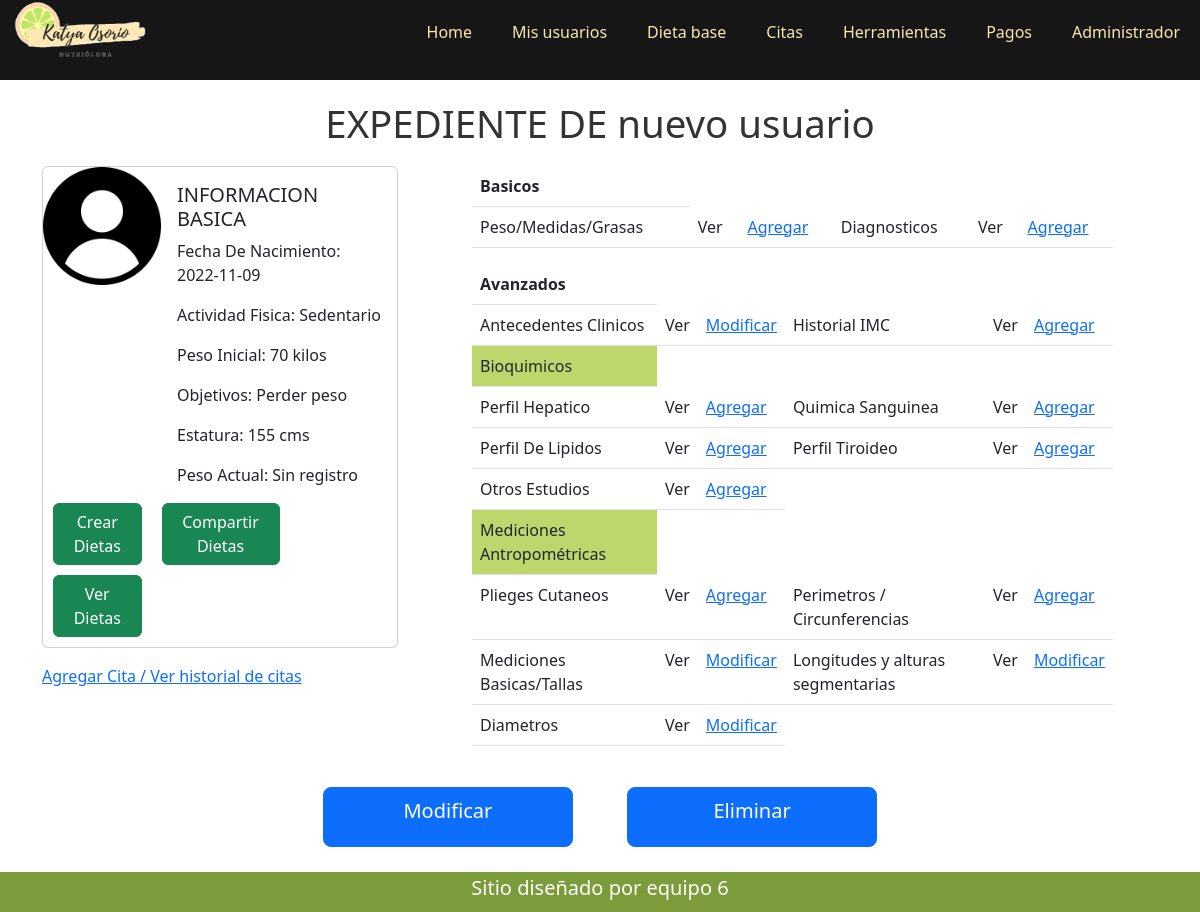
The app's page /admin/Expediente.php?id=4 with its own data.
### tables this page shows
CREATE TABLE `datosbasicos` (
  `id` int(11) NOT NULL,
  `idUsuario` int(11) NOT NULL,
  `genero` varchar(50) NOT NULL,
  `actividadFisica` varchar(150) NOT NULL,
  `estatura` int(11) NOT NULL,
  `objetivos` varchar(150) NOT NULL,
  `pesoI` int(11) NOT NULL,
  `nacimiento` date NOT NULL
);

CREATE TABLE `usuarios` (
  `idUsuario` int(11) NOT NULL,
  `username` varchar(100) NOT NULL,
  `password` varchar(50) NOT NULL,
  `nombres` varchar(150) NOT NULL,
  `apellidoP` varchar(150) NOT NULL,
  `apellidoM` varchar(150) NOT NULL,
  `telefono` varchar(10) NOT NULL,
  `rol_id` int(11) NOT NULL
);

### admin/DB/conexion.php (called while the page is built, shortened)
<?php
    class Conexion{
        private $servidor="localhost";
        private $usuario="root";
        private $contrasenia="";
        private $conexion;
        public function __construct()
        {
            try {
                $this->conexion=new PDO("mysql:host=$this->servidor;dbname=bdnutricion",$this->usuario,$this->contrasenia);
                $this->conexion->setAttribute(PDO::ATTR_ERRMODE,PDO::ERRMODE_EXCEPTION);
            } catch (PDOException $e) {
                return "Falla de conexion ".$e;
            }
        }
        public function consultar($sql){
            $sentencia=$this->conexion->prepare($sql);
            $sentencia->execute();
            return $sentencia->fetchAll();
        }
    }
?>

### admin/Expediente.php (the view, shortened to what this page needs)
<?php
    $idUser= $_GET['id'];
    include ("DB/conexion.php");
    $con=new Conexion();
    $resultado= $con->consultar("SELECT u.nombres,u.apellidoP,d.* FROM datosbasicos as d INNER JOIN usuarios as u ON d.idUsuario=u.idUsuario WHERE d.idUsuario=$idUser;");
?>
<!DOCTYPE html>
<html lang="en">
<head>
    <link href="./css/expediente.css" rel="stylesheet" />
    <link href="https://cdn.jsdelivr.net/npm/bootstrap@5.2.2/dist/css/bootstrap.min.css" rel="stylesheet"
>
</head>
<body>
    <?php include("./cabecera.php")?>
    <?php foreach($resultado as $cliente){ ?>
    <h1 class="titulo"> EXPEDIENTE DE <?php echo($cliente['nombres']." ".$cliente['apellidoP']); ?></h1>
    <div class="container">
        <div class="row">
            <div class="col-4" id="informacionBasica">
                <div class="card mb-3" style="max-width: 640px;">
                    <div class="row g-0">
                        <div class="col-md-4">
                            <img src="./assets/images/woman.png" class="img-fluid rounded-start" alt="...">
                        </div>
                        <div class="col-md-8">
                            <div class="card-body">
                                <h5 class="card-title">INFORMACION BASICA</h5>
                                <p class="card-text">Fecha De Nacimiento: <?php echo($cliente['nacimiento']); ?></p>
                                <p class="card-text">Actividad Fisica: <?php echo($cliente['actividadFisica']); ?></p>
                                <p class="card-text">Peso Inicial: <?php echo($cliente['pesoI']); ?> kilos</p>
                                <p class="card-text">Objetivos: <?php echo($cliente['objetivos']); ?></p>
                                <p class="card-text">Estatura: <?php echo($cliente['estatura']); ?> cms</p>
                                <p class="card-text">Peso Actual: Sin registro</p>
                            </div>
    <?php } ?>
                        </div>
                        <a href="./dietaManual.php" class="btn btn-success col-md-3">Crear Dietas</a>
                        <a href="./dietaCompartir.php" class="btn btn-success col-md-4">Compartir Dietas</a>
                        <a href="./dietaHistorial.php" class="btn btn-success col-md-3">Ver Dietas</a>
                    </div>
                </div>
                <a href=".//agendarCitas.php">Agregar Cita / Ver historial de citas</a>
            </div>
            <div class="col-7" id="dataBasicAvan">
                <table class="table">
                    <th>Basicos</th>
                    <tr>
                        <td>Peso/Medidas/Grasas</td>
                        <td>Ver </td>
                        <td><a href="./basicMedidasGrasas.php">Agregar</a></td>
                        <td> Diagnosticos</td>
                        <td>Ver</td>
                        <td><a href="./diagnosticoObservaciones.php">Agregar</a></td>
                    </tr>
                </table>
                <table class="table">
                    <th>Avanzados</th>
                    <tr>
                        <td>Antecedentes Clinicos</td>
                        <td>Ver</td>
                        <td><a href="./antecedentesClinicos.php">Modificar</a></td>
                        <td> Historial IMC</td>
                        <td> Ver</td>
                        <td><a href="./calculadoraIMC.php">Agregar</a></td>
                    </tr>
                    <tr class="avanzadoTipo">
                        <td>Bioquimicos</td>
                    </tr>
                    <tr>
                        <td>Perfil Hepatico</td>
                        <td>Ver </td>
                        <td><a href="./bioPerfilHepatico.php">Agregar</a></td>
                        <td> Quimica Sanguinea</td>
                        <td>Ver</td>
                        <td><a href="./bioQuimicaSanguinea.php">Agregar</a></td>
                    </tr>
                    <tr>
                        <td>Perfil De Lipidos</td>
                        <td>Ver </td>
                        <td><a href="./bioPerfilLipidos.php">Agregar</a></td>
                        <td>Perfil Tiroideo</td>
                        <td> Ver</td>
                        <td><a href="./bioPerfilTiroideo.php">Agregar</a></td>
                    </tr>
                    <tr>
                        <td>Otros Estudios</td>
                        <td>Ver </td>
                        <td><a href="./bioOtrosEstudios.php">Agregar</a></td>
                    </tr>
                    <tr class="avanzadoTipo">
                        <td>Mediciones Antropométricas</td>
                    </tr>
                    <tr>
                        <td>Plieges Cutaneos</td>
                        <td>Ver</td>
                        <td><a href="./antPlieguesCut.php">Agregar</a></td>
                        <td>Perimetros / Circunferencias</td>
                        <td>Ver</td>
                        <td><a href="./antPerimetros.php">Agregar</a></td>
                    </tr>
                    <tr>
                        <td>Mediciones Basicas/Tallas</td>
                        <td>Ver</td>
                        <td><a href="./antMedBasicas.php">Modificar</a></td>
                        <td>Longitudes y alturas segmentarias</td>
                        <td>Ver</td>
                        <td><a href="./antLongitudes.php">Modificar</a></td>
                    </tr>
                    <tr>
                        <td>Diametros</td>
                        <td>Ver</td>
                        <td><a href="./antDiametros.php">Modificar</a></td>
                    </tr>
                </table>
            </div>
        </div>
        <div id="btnUpdateDelete">
            <a href="./modificarUsuario.php?id=<?php echo($idUser); ?>" class="btn btn-primary btn-lg btnGuardar">Modificar</a>
            <a href="./eliminarUsuario.php?id=<?php echo($idUser); ?>" class="btn btn-primary btn-lg btnGuardar">Eliminar</a>
        </div>
    </div>
    <footer>
        <h5>Sitio diseñado por equipo 6</h5>
    </footer>
</body>
</html>

### admin/css/expediente.css (style rules this page uses)
:root { --first-color: #F7E7B4; --first-alpha:#BED76D; --slink-color:#509EE3; --second-color:#161616; --second-alpha-color:#A09A8D; --third-color:#7C9C3C; --third-alpha-color:#887D52; --white-color:#FFFFFF; --black-color:#000000; --gray-color: #CCCCCC; --gray-light-color:#F3F3F3; --gray-dark-color:#666666; --title-color:#333333; --text-color:#222222; --third-color:#7C9C3C; --forth-colorr:#3E3727; --fourth-alpha-color:#846B56; --fifth-color:#B1AFA0; --fifth-alpha-color:#F9F3DF; --verde-oscuro:#006F04; }
* { box-sizing: border-box; padding: 0; margin: 0; }
html { font-family: 'Raleway', sans-serif; }
body { font-size: 1.6rem; color: var(--text-color); font-weight: Bold; }
.titulo { color: var(--title-color); font-size: 2.4rem; text-align: center; margin: 20px; padding-top: 80px; }
#dataBasicAvan { margin-left: 50px; }
.btn-success { margin: 10px; }
.avanzadoTipo { min-width: 450px; background-color: var(--first-alpha); }
#btnUpdateDelete { text-align: center; }
.btnGuardar { width: 250px; height: 60px; border-radius: 8px; color: var(--white-color); margin: 25px; }
footer { width: 100%; height: 40px; bottom: 0; align-items: center; background-color: var(--third-color); color: var(--white-color); display: flex; align-items: center; justify-content: center; }

### records on screen
datosbasicos: idUsuario.nombres "nuevo", idUsuario.apellidoP "usuario", nacimiento "2022-11-09", actividadFisica "Sedentario", pesoI "70", objetivos "Perder peso", estatura "155"
